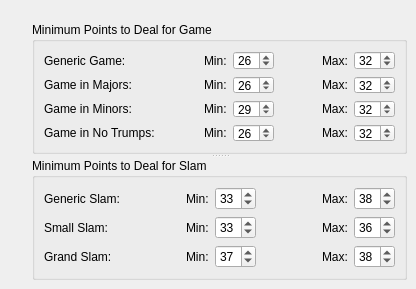
     <widget class="QWidget" name="dealOptsPointsPage">
      <attribute name="title">
       <string>Points</string>
      </attribute>
      <widget class="QSplitter" name="splitter">
       <property name="geometry">
        <rect>
         <x>32</x>
         <y>22</y>
         <width>375</width>
         <height>258</height>
        </rect>
       </property>
       <property name="orientation">
        <enum>Qt::Vertical</enum>
       </property>
       <widget class="QGroupBox" name="groupBox">
        <property name="title">
         <string>Minimum Points to Deal for Game</string>
        </property>
        <layout class="QVBoxLayout" name="verticalLayout">
         <item>
          <layout class="QGridLayout" name="gridLayout">
           <item row="0" column="0">
            <widget class="QLabel" name="label">
             <property name="text">
              <string>Generic Game:</string>
             </property>
            </widget>
           </item>
           <item row="0" column="1">
            <spacer name="horizontalSpacer_5">
             <property name="orientation">
              <enum>Qt::Horizontal</enum>
             </property>
             <property name="sizeHint" stdset="0">
              <size>
               <width>40</width>
               <height>20</height>
              </size>
             </property>
            </spacer>
           </item>
           <item row="0" column="2">
            <layout class="QHBoxLayout" name="horizontalLayout">
             <item>
              <widget class="QLabel" name="label_2">
               <property name="text">
                <string>Min:</string>
               </property>
               <property name="buddy">
                <cstring>minGamePts</cstring>
               </property>
              </widget>
             </item>
             <item>
              <widget class="QSpinBox" name="minGamePts">
               <property name="minimum">
                <number>20</number>
               </property>
               <property name="maximum">
                <number>40</number>
               </property>
               <property name="value">
                <number>26</number>
               </property>
              </widget>
             </item>
            </layout>
           </item>
           <item row="0" column="3">
            <spacer name="horizontalSpacer">
             <property name="orientation">
              <enum>Qt::Horizontal</enum>
             </property>
             <property name="sizeHint" stdset="0">
              <size>
               <width>40</width>
               <height>20</height>
              </size>
             </property>
            </spacer>
           </item>
           <item row="0" column="4">
            <layout class="QHBoxLayout" name="horizontalLayout_2">
             <item>
              <widget class="QLabel" name="label_3">
               <property name="text">
                <string>Max:</string>
               </property>
               <property name="buddy">
                <cstring>maxGamePts</cstring>
               </property>
              </widget>
             </item>
             <item>
              <widget class="QSpinBox" name="maxGamePts">
               <property name="minimum">
                <number>20</number>
               </property>
               <property name="maximum">
                <number>40</number>
               </property>
               <property name="value">
                <number>32</number>
               </property>
              </widget>
             </item>
            </layout>
           </item>
           <item row="1" column="0">
            <widget class="QLabel" name="label_4">
             <property name="text">
              <string>Game in Majors:</string>
             </property>
            </widget>
           </item>
           <item row="1" column="1">
            <spacer name="horizontalSpacer_6">
             <property name="orientation">
              <enum>Qt::Horizontal</enum>
             </property>
             <property name="sizeHint" stdset="0">
              <size>
               <width>40</width>
               <height>20</height>
              </size>
             </property>
            </spacer>
           </item>
           <item row="1" column="2">
            <layout class="QHBoxLayout" name="horizontalLayout_3">
             <item>
              <widget class="QLabel" name="label_5">
               <property name="text">
                <string>Min:</string>
               </property>
               <property name="buddy">
                <cstring>minMajorGamePts</cstring>
               </property>
              </widget>
             </item>
             <item>
              <widget class="QSpinBox" name="minMajorGamePts">
               <property name="minimum">
                <number>20</number>
               </property>
               <property name="maximum">
                <number>40</number>
               </property>
               <property name="value">
                <number>26</number>
               </property>
              </widget>
             </item>
            </layout>
           </item>
           <item row="1" column="3">
            <spacer name="horizontalSpacer_2">
             <property name="orientation">
              <enum>Qt::Horizontal</enum>
             </property>
             <property name="sizeHint" stdset="0">
              <size>
               <width>40</width>
               <height>20</height>
              </size>
             </property>
            </spacer>
           </item>
           <item row="1" column="4">
            <layout class="QHBoxLayout" name="horizontalLayout_4">
             <item>
              <widget class="QLabel" name="label_6">
               <property name="text">
                <string>Max:</string>
               </property>
               <property name="buddy">
                <cstring>maxMajorGamePts</cstring>
               </property>
              </widget>
             </item>
             <item>
              <widget class="QSpinBox" name="maxMajorGamePts">
               <property name="minimum">
                <number>20</number>
               </property>
               <property name="maximum">
                <number>40</number>
               </property>
               <property name="value">
                <number>32</number>
               </property>
              </widget>
             </item>
            </layout>
           </item>
           <item row="2" column="0">
            <widget class="QLabel" name="label_7">
             <property name="text">
              <string>Game in Minors:</string>
             </property>
            </widget>
           </item>
           <item row="2" column="1">
            <spacer name="horizontalSpacer_7">
             <property name="orientation">
              <enum>Qt::Horizontal</enum>
             </property>
             <property name="sizeHint" stdset="0">
              <size>
               <width>40</width>
               <height>20</height>
              </size>
             </property>
            </spacer>
           </item>
           <item row="2" column="2">
            <layout class="QHBoxLayout" name="horizontalLayout_5">
             <item>
              <widget class="QLabel" name="label_8">
               <property name="text">
                <string>Min:</string>
               </property>
               <property name="buddy">
                <cstring>minMinorGamePts</cstring>
               </property>
              </widget>
             </item>
             <item>
              <widget class="QSpinBox" name="minMinorGamePts">
               <property name="minimum">
                <number>20</number>
               </property>
               <property name="maximum">
                <number>40</number>
               </property>
               <property name="value">
                <number>29</number>
               </property>
              </widget>
             </item>
            </layout>
           </item>
           <item row="2" column="3">
            <spacer name="horizontalSpacer_3">
             <property name="orientation">
              <enum>Qt::Horizontal</enum>
             </property>
             <property name="sizeHint" stdset="0">
              <size>
               <width>40</width>
               <height>20</height>
              </size>
             </property>
            </spacer>
           </item>
           <item row="2" column="4">
            <layout class="QHBoxLayout" name="horizontalLayout_6">
             <item>
              <widget class="QLabel" name="label_9">
               <property name="text">
                <string>Max:</string>
               </property>
               <property name="buddy">
                <cstring>maxMinorGamePts</cstring>
               </property>
              </widget>
             </item>
             <item>
              <widget class="QSpinBox" name="maxMinorGamePts">
               <property name="minimum">
                <number>20</number>
               </property>
               <property name="maximum">
                <number>40</number>
               </property>
               <property name="value">
                <number>32</number>
               </property>
              </widget>
             </item>
            </layout>
           </item>
           <item row="3" column="0">
            <widget class="QLabel" name="label_10">
             <property name="text">
              <string>Game in No Trumps:</string>
             </property>
            </widget>
           </item>
           <item row="3" column="1">
            <spacer name="horizontalSpacer_8">
             <property name="orientation">
              <enum>Qt::Horizontal</enum>
             </property>
             <property name="sizeHint" stdset="0">
              <size>
               <width>40</width>
               <height>20</height>
              </size>
             </property>
            </spacer>
           </item>
           <item row="3" column="2">
            <layout class="QHBoxLayout" name="horizontalLayout_7">
             <item>
              <widget class="QLabel" name="label_11">
               <property name="text">
                <string>Min:</string>
               </property>
               <property name="buddy">
                <cstring>minNoTrumpGamePts</cstring>
               </property>
              </widget>
             </item>
             <item>
              <widget class="QSpinBox" name="minNoTrumpGamePts">
               <property name="minimum">
                <number>20</number>
               </property>
               <property name="maximum">
                <number>40</number>
               </property>
               <property name="value">
                <number>26</number>
               </property>
              </widget>
             </item>
            </layout>
           </item>
           <item row="3" column="3">
            <spacer name="horizontalSpacer_4">
             <property name="orientation">
              <enum>Qt::Horizontal</enum>
             </property>
             <property name="sizeHint" stdset="0">
              <size>
               <width>40</width>
               <height>20</height>
              </size>
             </property>
            </spacer>
           </item>
           <item row="3" column="4">
            <layout class="QHBoxLayout" name="horizontalLayout_8">
             <item>
              <widget class="QLabel" name="label_12">
               <property name="text">
                <string>Max:</string>
               </property>
               <property name="buddy">
                <cstring>maxNoTrumpGamePts</cstring>
               </property>
              </widget>
             </item>
             <item>
              <widget class="QSpinBox" name="maxNoTrumpGamePts">
               <property name="minimum">
                <number>20</number>
               </property>
               <property name="maximum">
                <number>40</number>
               </property>
               <property name="value">
                <number>32</number>
               </property>
              </widget>
             </item>
            </layout>
           </item>
          </layout>
         </item>
        </layout>
       </widget>
       <widget class="QGroupBox" name="groupBox_2">
        <property name="title">
         <string>Minimum Points to Deal for Slam</string>
        </property>
        <layout class="QVBoxLayout" name="verticalLayout_2">
         <item>
          <layout class="QGridLayout" name="gridLayout_2">
           <item row="0" column="0">
            <widget class="QLabel" name="label_13">
             <property name="text">
              <string>Generic Slam:</string>
             </property>
            </widget>
           </item>
           <item row="0" column="1">
            <spacer name="horizontalSpacer_9">
             <property name="orientation">
              <enum>Qt::Horizontal</enum>
             </property>
             <property name="sizeHint" stdset="0">
              <size>
               <width>40</width>
               <height>20</height>
              </size>
             </property>
            </spacer>
           </item>
           <item row="0" column="2">
            <layout class="QHBoxLayout" name="horizontalLayout_9">
             <item>
              <widget class="QLabel" name="label_14">
               <property name="text">
                <string>Min:</string>
               </property>
               <property name="buddy">
                <cstring>minSlamPts</cstring>
               </property>
              </widget>
             </item>
             <item>
              <widget class="QSpinBox" name="minSlamPts">
               <property name="minimum">
                <number>30</number>
               </property>
               <property name="maximum">
                <number>40</number>
               </property>
               <property name="value">
                <number>33</number>
               </property>
              </widget>
             </item>
            </layout>
           </item>
           <item row="0" column="3">
            <spacer name="horizontalSpacer_10">
             <property name="orientation">
              <enum>Qt::Horizontal</enum>
             </property>
             <property name="sizeHint" stdset="0">
              <size>
               <width>40</width>
               <height>20</height>
              </size>
             </property>
            </spacer>
           </item>
           <item row="0" column="4">
            <layout class="QHBoxLayout" name="horizontalLayout_12">
             <item>
              <widget class="QLabel" name="label_15">
               <property name="text">
                <string>Max:</string>
               </property>
               <property name="buddy">
                <cstring>maxSlamPts</cstring>
               </property>
              </widget>
             </item>
             <item>
              <widget class="QSpinBox" name="maxSlamPts">
               <property name="minimum">
                <number>30</number>
               </property>
               <property name="maximum">
                <number>40</number>
               </property>
               <property name="value">
                <number>38</number>
               </property>
              </widget>
             </item>
            </layout>
           </item>
           <item row="1" column="0">
            <widget class="QLabel" name="label_16">
             <property name="text">
              <string>Small Slam:</string>
             </property>
            </widget>
           </item>
           <item row="1" column="1">
            <spacer name="horizontalSpacer_11">
             <property name="orientation">
              <enum>Qt::Horizontal</enum>
             </property>
             <property name="sizeHint" stdset="0">
              <size>
               <width>40</width>
               <height>20</height>
              </size>
             </property>
            </spacer>
           </item>
           <item row="1" column="2">
            <layout class="QHBoxLayout" name="horizontalLayout_10">
             <item>
              <widget class="QLabel" name="label_17">
               <property name="text">
                <string>Min:</string>
               </property>
               <property name="buddy">
                <cstring>minSmallSlamPts</cstring>
               </property>
              </widget>
             </item>
             <item>
              <widget class="QSpinBox" name="minSmallSlamPts">
               <property name="minimum">
                <number>30</number>
               </property>
               <property name="maximum">
                <number>40</number>
               </property>
               <property name="value">
                <number>33</number>
               </property>
              </widget>
             </item>
            </layout>
           </item>
           <item row="1" column="3">
            <spacer name="horizontalSpacer_12">
             <property name="orientation">
              <enum>Qt::Horizontal</enum>
             </property>
             <property name="sizeHint" stdset="0">
              <size>
               <width>40</width>
               <height>20</height>
              </size>
             </property>
            </spacer>
           </item>
           <item row="1" column="4">
            <layout class="QHBoxLayout" name="horizontalLayout_13">
             <item>
              <widget class="QLabel" name="label_18">
               <property name="text">
                <string>Max:</string>
               </property>
               <property name="buddy">
                <cstring>maxSmallSlamPts</cstring>
               </property>
              </widget>
             </item>
             <item>
              <widget class="QSpinBox" name="maxSmallSlamPts">
               <property name="minimum">
                <number>30</number>
               </property>
               <property name="maximum">
                <number>40</number>
               </property>
               <property name="value">
                <number>36</number>
               </property>
              </widget>
             </item>
            </layout>
           </item>
           <item row="2" column="0">
            <widget class="QLabel" name="label_19">
             <property name="text">
              <string>Grand Slam:</string>
             </property>
            </widget>
           </item>
           <item row="2" column="1">
            <spacer name="horizontalSpacer_13">
             <property name="orientation">
              <enum>Qt::Horizontal</enum>
             </property>
             <property name="sizeHint" stdset="0">
              <size>
               <width>40</width>
               <height>20</height>
              </size>
             </property>
            </spacer>
           </item>
           <item row="2" column="2">
            <layout class="QHBoxLayout" name="horizontalLayout_11">
             <item>
              <widget class="QLabel" name="label_20">
               <property name="text">
                <string>Min:</string>
               </property>
               <property name="buddy">
                <cstring>minGrandSlamPts</cstring>
               </property>
              </widget>
             </item>
             <item>
              <widget class="QSpinBox" name="minGrandSlamPts">
               <property name="minimum">
                <number>30</number>
               </property>
               <property name="maximum">
                <number>40</number>
               </property>
               <property name="value">
                <number>37</number>
               </property>
              </widget>
             </item>
            </layout>
           </item>
           <item row="2" column="3">
            <spacer name="horizontalSpacer_14">
             <property name="orientation">
              <enum>Qt::Horizontal</enum>
             </property>
             <property name="sizeHint" stdset="0">
              <size>
               <width>40</width>
               <height>20</height>
              </size>
             </property>
            </spacer>
           </item>
           <item row="2" column="4">
            <layout class="QHBoxLayout" name="horizontalLayout_14">
             <item>
              <widget class="QLabel" name="label_21">
               <property name="text">
                <string>Max:</string>
               </property>
               <property name="buddy">
                <cstring>maxGrandSlamPts</cstring>
               </property>
              </widget>
             </item>
             <item>
              <widget class="QSpinBox" name="maxGrandSlamPts">
               <property name="minimum">
                <number>30</number>
               </property>
               <property name="maximum">
                <number>40</number>
               </property>
               <property name="value">
                <number>38</number>
               </property>
              </widget>
             </item>
            </layout>
           </item>
          </layout>
         </item>
        </layout>
       </widget>
      </widget>
     </widget>
